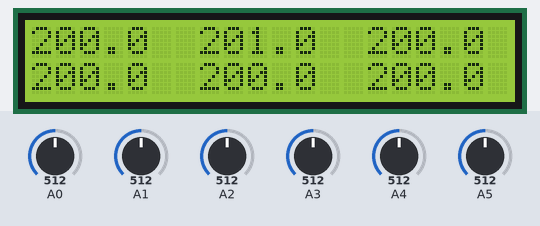
Recording of a sketch running on a simulated Arduino Uno, built with avr-gcc and run on an emulated ATmega328P. Parts: 20×2 character LCD. The inputs (shaded band) are chosen by the test bench; at power-on: A0 = 512, A1 = 512, A2 = 512, A3 = 512, A4 = 512, A5 = 512. What the sketch prints to the serial monitor is not drawn.

Above: at 1.2 s.
1.3 s: A0 set to 716
At 3.3 s:
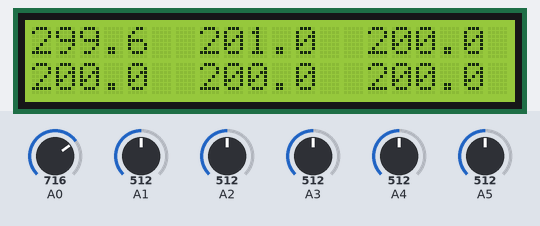
4.0 s: A1 set to 716
At 5.2 s:
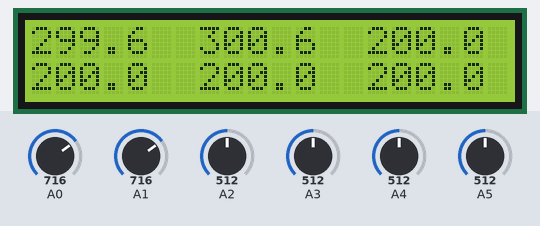
6.7 s: A2 set to 716
At 9.1 s:
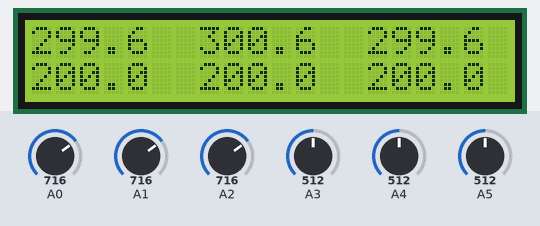
9.6 s: A3 set to 716
At 11.1 s:
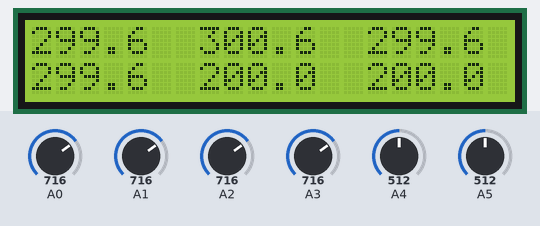
12.3 s: A4 set to 716
At 15.0 s:
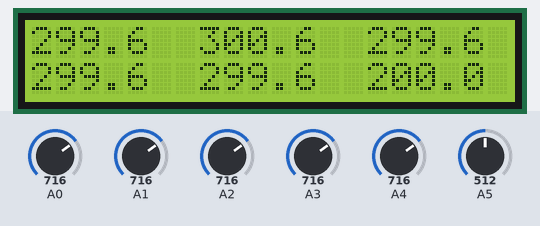
15.6 s: A5 set to 716
At 16.9 s:
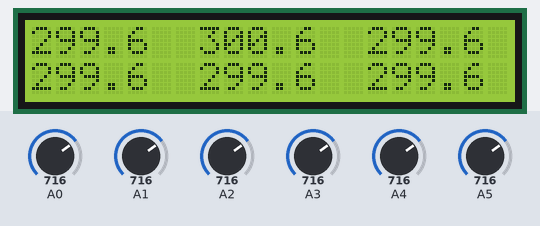
Timing chart, 0 to 18.6 s (numbered marks = the images above; inputs shaded):
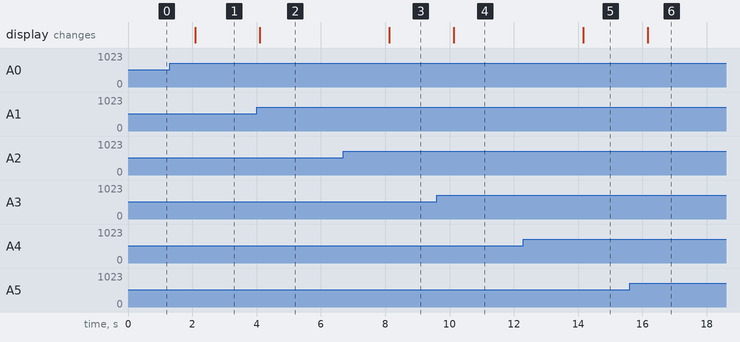

The sketch:

CH2_4_SpiderTemps_LCD.pde
```cpp
/*
  SpiderTemps - LCD
  Arduino projects to save the world

  This sketch reads all six analog inputs, calculates temperature
  and outputs to the serial monitor.
  It also displays them on an attached 20x2 LCD
*/

#include <LiquidCrystal.h>
//LCD pin setup
//           (RS, Enable, D4, D5, D6, D7)
LiquidCrystal lcd(12, 11, 5, 4, 3, 2);

// working variables
int ADC0, ADC1, ADC2, ADC3, ADC4, ADC5;
float temp0, temp1, temp2, temp3, temp4, temp5;

// sensor offset constants
int MCPoffset = 500;
int LM35offset = 0;

// sensor calibrations
int calibration0 = 0;
int calibration1 = 1;
int calibration2 = 0;
int calibration3 = 0;
int calibration4 = 0;
int calibration5 = 0;


void setup() {
  Serial.begin(9600);
  lcd.begin(20, 2);
}

void loop() {
  getADC();
  calcLoop();
  serialPrint();
  lcdPrint();
  delay(2000);
}

void calcLoop(){
  temp0 = calcTemp(ADC0, MCPoffset, calibration0);
  temp1 = calcTemp(ADC1, MCPoffset, calibration1);
  temp2 = calcTemp(ADC2, MCPoffset, calibration2);
  temp3 = calcTemp(ADC3, MCPoffset, calibration3);
  temp4 = calcTemp(ADC4, MCPoffset, calibration4);
  temp5 = calcTemp(ADC5, MCPoffset, calibration5);
}

void getADC() {
  ADC0 = analogRead(A0);
  ADC1 = analogRead(A1);
  ADC2 = analogRead(A2);
  ADC3 = analogRead(A3);
  ADC4 = analogRead(A4);
  ADC5 = analogRead(A5);
}

float calcTemp (int val, int offset, int cal) {
  return (((val * 4.8828) - offset) / 10) + cal;
}

void serialPrint(){
  Serial.print(temp0, 1);
  Serial.print("  ");
  Serial.print(temp1, 1);
  Serial.print("  ");
  Serial.print(temp2, 1);
  Serial.print("  ");
  Serial.print(temp3, 1);
  Serial.print("  ");
  Serial.print(temp4, 1);
  Serial.print("  ");
  Serial.println(temp5, 1);
}

void lcdPrint(){
   lcd.clear();
   lcd.setCursor(0, 0);
   lcd.print(temp0, 1);
   lcd.setCursor(7, 0);
   lcd.print(temp1, 1);
   lcd.setCursor(14, 0);
   lcd.print(temp2, 1);
   lcd.setCursor(0, 1);
   lcd.print(temp3, 1);
   lcd.setCursor(7, 1);
   lcd.print(temp4, 1);
   lcd.setCursor(14, 1);
   lcd.print(temp5, 1);
}
```

Measured:
- after the input at 1.3 s, the display: changes after 0.79 s (image 1)
- after the input at 4.0 s, the display: changes after 0.10 s (image 2)
- after the input at 6.7 s, the display: changes after 1.4 s (image 3)
- after the input at 9.6 s, the display: changes after 0.53 s (image 4)
- after the input at 12.3 s, the display: changes after 1.9 s (image 5)
- after the input at 15.6 s, the display: changes after 0.57 s (image 6)
